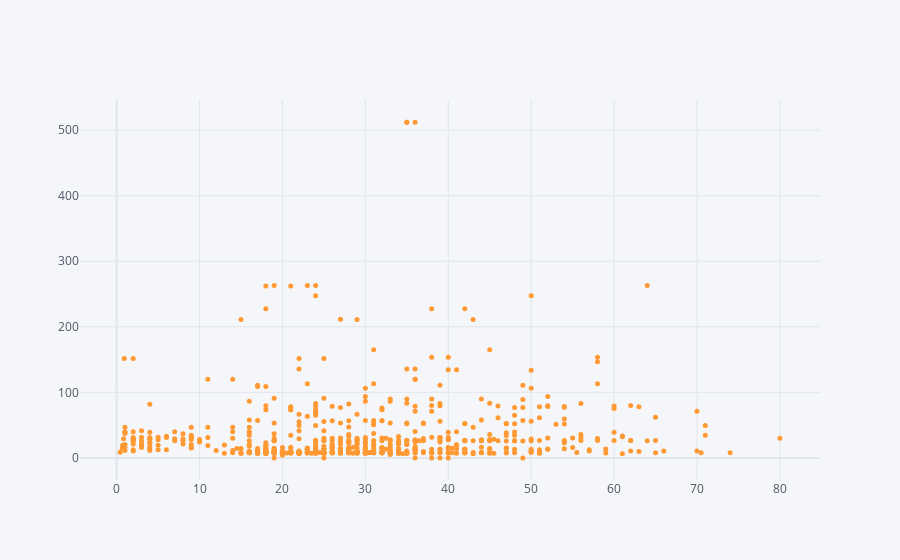

The code cell stored with this chart in its notebook:
### Code cell
df1[["age","fare"]].iplot(x = "age", y = "fare", mode = "markers", size = 5)  
# Ther seems to be no dependency

### Figure 1 — Plotly figure (JSON) as saved in the notebook; plotly's stock layout.template omitted (floating-point values rounded to 4 significant figures; data arrays with more than 128 entries replaced by an {"elided": "..."} marker saying what was removed)
{"data": [{"line": {"color": "rgba(255, 153, 51, 1.0)", "dash": "solid", "shape": "linear", "width": 1.3}, "marker": {"size": 5, "symbol": "circle"}, "mode": "markers", "name": "fare", "text": "", "type": "scatter", "x": {"elided": "891 float values"}, "y": {"elided": "891 float values"}}], "layout": {"legend": {"bgcolor": "#F5F6F9", "font": {"color": "#4D5663"}}, "paper_bgcolor": "#F5F6F9", "plot_bgcolor": "#F5F6F9", "title": {"font": {"color": "#4D5663"}}, "xaxis": {"gridcolor": "#E1E5ED", "showgrid": true, "tickfont": {"color": "#4D5663"}, "title": {"font": {"color": "#4D5663"}, "text": ""}, "zerolinecolor": "#E1E5ED"}, "yaxis": {"gridcolor": "#E1E5ED", "showgrid": true, "tickfont": {"color": "#4D5663"}, "title": {"font": {"color": "#4D5663"}, "text": ""}, "zerolinecolor": "#E1E5ED"}}}
